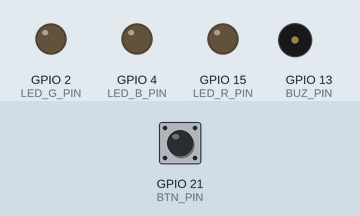
Bench run of a sketch on a simulated ESP32. Shown: output pins drawn as LEDs (lit = HIGH), buzzer (waves = sounding, pin HIGH). Dashed ring = blinking. The test bench sets the inputs (shaded band); at power-on: GPIO 21 (BTN_PIN) HIGH. WiFi joins after 1.5 s; servers stay silent unless stated; no MQTT or app messages arrive unless stated; what the sketch prints to the serial monitor is not drawn.

Above: at 4.7 s.
4.8 s: GPIO 21 (BTN_PIN) pulled LOW for 0.15 s
At 6.8 s:
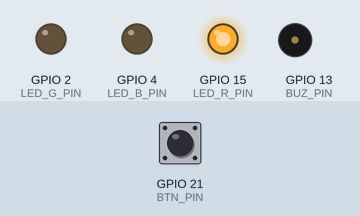
7.1 s: GPIO 21 (BTN_PIN) pulled LOW for 1 s
At 8.9 s:
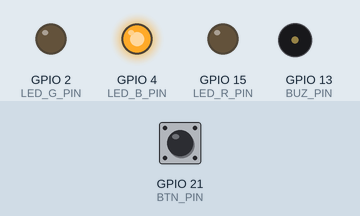
10.1 s: GPIO 21 (BTN_PIN) pulled LOW for 0.15 s
At 11.5 s:
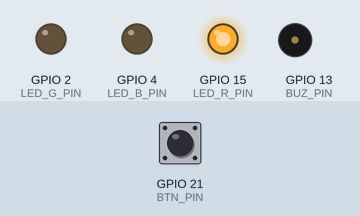
11.8 s: GPIO 21 (BTN_PIN) pulled LOW for 3.2 s
At 15.9 s:
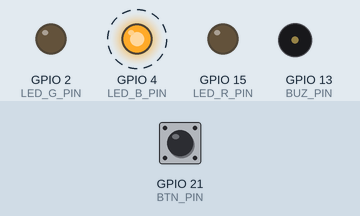
18.0 s: GPIO 21 (BTN_PIN) pulled LOW for 0.15 s
At 19.4 s:
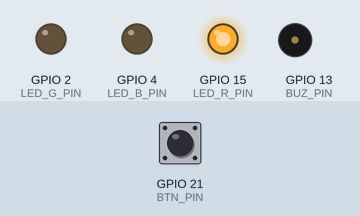
Timing chart, 0 to 20.7 s (numbered marks = the images above; inputs shaded):
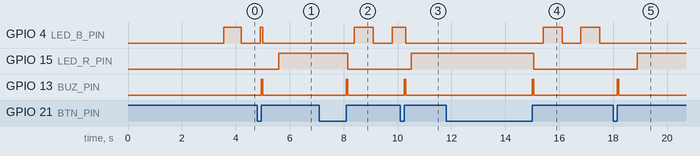

The sketch:

pomodoro.ino
```cpp
#include <EncButton.h> // https://github.com/GyverLibs/EncButton
#include <TimerMs.h> // https://github.com/GyverLibs/TimerMs
#include <HTTPClient.h> //included for the google sheets connection
#include <WiFiClient.h> //WiFi setup and client
#include <PubSubClient.h> //run MQTT

//---------------------------SETUP-------------------------------------
//PINS
const int LED_R_PIN = 15; // 15
const int LED_G_PIN = 2; //2
const int LED_B_PIN = 4; //4
const int BUZ_PIN = 13; //
const int BTN_PIN = 21; //

//NETWORK CREDENTIALS - MQTT
const char *ssid_Router     = "*****"; //Enter the router name
const char *password_Router = "******"; //Enter the router password

const char *ID = "Pomodoro_TIMER"; //Name of device
const char *TOPIC = "timer/pomodoro";  // Topic to subcribe to

char mqtt_server[] = "192.168....."; //127.0.0.1

WiFiClient TimerNET;
PubSubClient client(TimerNET); // Setup MQTT client

//RECONNECT TO CLIENT
void reconnect() {
  // Loop until we're reconnected
  while (!client.connected()) {
    Serial.print("Attempting MQTT connection...");
    // Attempt to connect
    if (client.connect(ID)) {
      Serial.println("connected");
      Serial.print("Publishing to: ");
      Serial.println(TOPIC);
      Serial.println('\n');

    } else {
      Serial.println(" try again in 5 seconds");
      // Wait 5 seconds before retrying
      delay(5000);
    }
  }
}

//EXTRA
#define R_channel 0
#define G_channel 1
#define B_channel 2
#define pwm_Frequency 5000 // pwm frequency
#define pwm_resolution 8 // 8 bit resolution

const int LED_SPEED_MS = 700; // led blinking speed

const uint32_t WORK_T_MS = 1500000; // work time 25 min
const uint32_t REST_T_MS = 300000; // rest time 5 min
const uint32_t LONG_REST_T_MS = 1200000; // long rest 20 min
//---------------------------------------------------------------------

////VARIABLE DECLARATION
int curLed = LED_R_PIN;
int ledState = 0; // 0 - off, 1 - on, 2 - blinking
bool ledOn = false;

int pomodoros = 0;
int state = 0; // 0 - pause, 1 - work, 2 - work end, 3 - rest, 4 - rest end
int initState = true;

EncButton<EB_TICK, BTN_PIN> btn(INPUT);

TimerMs ledTmr(LED_SPEED_MS, 1, 0);
TimerMs mainTmr(WORK_T_MS, 0, 1);

//---------------------------------------------------------------------
////SETUP FUNCTION START
//---------------------------------------------------------------------
void setup() {

  //START WiFi connection
  Serial.begin(115200); //serial communication with serial monitor
  delay(2000);
  Serial.println("Setup start");
  WiFi.hostname(ID);
  WiFi.begin(ssid_Router, password_Router);
  client.setServer(mqtt_server, 1883);
  reconnect();
  Serial.println(String("Connecting to ")+ssid_Router);
  while (WiFi.status() != WL_CONNECTED){
    delay(500);
    Serial.print(".");
  }
  Serial.println("\nConnected, IP address: ");
  Serial.println(WiFi.localIP());
  Serial.println("Setup End");

  //---------------------------------------------------------------------

  //PIN SETUP
  pinMode(LED_R_PIN, OUTPUT);
  pinMode(LED_G_PIN, OUTPUT);
  pinMode(LED_B_PIN, OUTPUT);
  pinMode(BUZ_PIN, OUTPUT);
  pinMode(BTN_PIN, INPUT);

  //---------------------------------------------------------------------
}

void loop() {

    //Button update
    btn.tick();

  //---------------------------------------------------------------------
  // CASE 0 - PAUSE
  switch (state) {
    case 0: // pause
      if (initState) {
        setCurLed(LED_B_PIN); //B
        setLedState(2); //BLINK
        initState = false;

        client.publish(TOPIC, "PAUSE");
        Serial.println((String)TOPIC + " => PAUSE");
      }
      if (btn.release()) {
        beepClick();
        setState(1); // WORK
      }
      break;
    //---------------------------------------------------------------------
    // CASE 1 - WORK
    case 1: // work
      if (initState) {
        initState = false;

        setCurLed(LED_R_PIN);
        setLedState(1); // ON

        client.publish(TOPIC, "WORK");
        Serial.println((String)TOPIC + " => WORK");

        mainTmr.setTime(WORK_T_MS);
        mainTmr.start();
      }
      if (mainTmr.tick()) setState(2);
      if (btn.release()) {
        beepClick();
        setState(0); //PAUSE
      }
      break;
    //---------------------------------------------------------------------
    // CASE 2 - WORK END
    case 2: // work end
      if (initState) {
        initState = false;

        setCurLed(LED_R_PIN);
        setLedState(2); //BLINK

        client.publish(TOPIC, "WORK END");
        Serial.println((String)TOPIC + " => WORK END");

        pomodoros = pomodoros+1;
        if (pomodoros >= 4) {
          // LONG REST
          pomodoros = 0;
          mainTmr.setTime(LONG_REST_T_MS);
          beepLongRest();

          client.publish(TOPIC, "LONG BREAK");
          Serial.println((String)TOPIC + " => LONG BREAK");

        } else {
          mainTmr.setTime(REST_T_MS);
          beepEnd();
        }
      }
      if (btn.release()) {
        beepClick();
        setState(3); //REST
      }
      break;
    //---------------------------------------------------------------------
    // CASE 3 - REST
    case 3: // rest
      if (initState) {
        initState = false;

        setCurLed(LED_G_PIN);
        setLedState(1); //ON

        client.publish(TOPIC, "BREAK");
        Serial.println((String)TOPIC + " => BREAK");

        mainTmr.start();
      }
      if (mainTmr.tick()) setState(4);
      if (btn.release()) {
        beepClick();
        setState(1);
      }
      break;
    //---------------------------------------------------------------------
    // CASE 4 - REST END
    case 4: // rest end
      if (initState) {
        initState = false;

        setCurLed(LED_G_PIN);
        setLedState(2);
        beepEnd();

        client.publish(TOPIC, "BREAK END");
        Serial.println((String)TOPIC + " => BREAK END");

      }
      if (btn.release()) {
        beepClick();
        setState(1);
      }
      break;
  }

  //---------------------------------------------------------------------
  // led control
  if (ledTmr.tick()) {
    switch (ledState) {
      case 0:
        if (ledOn)ledSwitch(false);
        break;
      case 1:
        if (!ledOn) ledSwitch(true);;
        break;
      case 2:
        ledSwitch(!ledOn);
        break;
    }
  }
  //---------------------------------------------------------------------

}

void setState(int val) {
  if (val == state) return;
  if (state >= 5) val = 0;
  state = val;
  initState = true;
}

void ledSwitch(bool on) {
  if (on) {
    digitalWrite(curLed, HIGH);
  } else {
    digitalWrite(curLed, LOW);
  }
  ledOn = on;
}

void setCurLed(int val) {
  if (val == curLed) return;
  ledSwitch(false);
  curLed = val;
}

void setLedState(int val) {
  if (val == ledState) return;
  ledState = val;

}

//---------------------------------------------------------------------
//BUZZER
void beepClick() {
  beep(1, 50, 0);
}

void beepEnd() {
  beep(2, 100, 0);
}

void beepLongRest() {
  beep(3, 300, 0);
}
//---------------------------------------------------------------------

void beep(int n, int durSig, int durPause) {
  if (n>1 && durPause == 0 ) {
    durPause = durSig;
  }
  for (int i=0;i<n;i++) {
    digitalWrite(BUZ_PIN, HIGH);
    delay(durSig);
    digitalWrite(BUZ_PIN, LOW);
    delay(durPause);
  }
}
//---------------------------------------------------------------------


//---------------------------------------------------------------------
//// LOOP FUNCTION START
//---------------------------------------------------------------------
```

Measured:
- after the input at 4.8 s, GPIO 15 (LED_R_PIN): LOW → HIGH after 0.80 s; GPIO 13 (BUZ_PIN): LOW → HIGH after 0.15 s, → LOW 0.05 s later
- after the input at 7.1 s, GPIO 4 (LED_B_PIN): LOW → HIGH after 1.3 s, → LOW 0.70 s later, → HIGH 0.70 s later; GPIO 15 (LED_R_PIN): HIGH → LOW after 1.1 s; GPIO 13 (BUZ_PIN): LOW → HIGH after 1.0 s, → LOW 0.05 s later
- after the input at 10.1 s, GPIO 15 (LED_R_PIN): LOW → HIGH after 0.40 s; GPIO 13 (BUZ_PIN): LOW → HIGH after 0.15 s, → LOW 0.05 s later
- after the input at 11.8 s, GPIO 4 (LED_B_PIN): alternates HIGH for 0.70 s and LOW for 0.70 s, starting after 3.6 s; GPIO 15 (LED_R_PIN): HIGH → LOW after 3.3 s; GPIO 13 (BUZ_PIN): LOW → HIGH after 3.2 s, → LOW 0.05 s later
- after the input at 18.0 s, GPIO 4 (LED_B_PIN): stops changing and stays LOW; GPIO 15 (LED_R_PIN): LOW → HIGH after 0.90 s; GPIO 13 (BUZ_PIN): LOW → HIGH after 0.15 s, → LOW 0.05 s later
